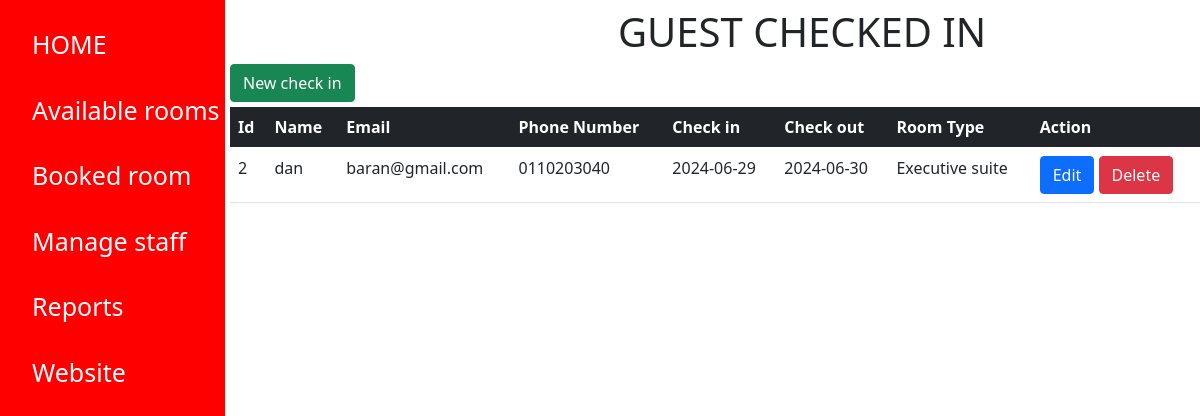
The app's page /admin/index.php with its own data.
### tables this page shows
CREATE TABLE `bookings` (
  `id` int(11) NOT NULL,
  `name` varchar(50) NOT NULL,
  `email` varchar(50) NOT NULL,
  `mobile` varchar(50) NOT NULL,
  `check_in` date NOT NULL,
  `check_out` date NOT NULL,
  `room` varchar(50) NOT NULL
);

### admin/index.php (the view, shortened to what this page needs)
<!DOCTYPE html>
<html>
<head>
<link rel="stylesheet" href="style.css">
<link href="https://cdn.jsdelivr.net/npm/bootstrap@5.0.2/dist/css/bootstrap.min.css" rel="stylesheet">
</head>
<body>
  <div class="sidenav">
    <p class="side"><a href="index.php">HOME</a></p>
    <p class="side"><a href="room.php">Available rooms</a></p>
    <p class="side"><a href="booked.php">Booked room</a></p>
    <p class="side"><a href="staff.php">Manage staff</a></p>
    <p class="side"><a href="report.php">Reports</a></p>
    <p class="side"><a href="../index.html">Website</a></p>
  </div>
<div class="main">
  <h1>GUEST CHECKED IN</h1>
  <a class="btn btn-success" style="margin-bottom: 5px" href="create.php">New check in</a>
<table class="table">
  <thead class="table-dark">
    <th>Id</th>
    <th>Name</th>
    <th>Email</th>
    <th>Phone Number</th>
    <th>Check in</th>
    <th>Check out</th>
    <th>Room Type</th>
    <th>Action</th>
  </thead>
  <tbody>
    <?php
      include("connection.php");
      $sql = "SELECT * FROM bookings";
      $result = $conn->query($sql);
      while($row = $result->fetch_assoc()) {
        echo"<tr>
         <td>" . $row["id"] . "</td>
         <td>" . $row["name"] . "</td>
         <td>" . $row["email"] . "</td>
         <td>" . $row["mobile"] . "</td>
         <td>" . $row["check_in"] . "</td>
         <td>" . $row["check_out"] . "</td>
         <td>" . $row["room"] . "</td>
         <td>
            <a href='update.php?id=$row[id]' class='btn btn-primary'>Edit</a>
            <a href='delete.php?id=$row[id]' class='btn btn-danger'>Delete</a>
         <tr>";
      }
    ?>
  </tbody>
</table>
</div>
</body>
</html>

### admin/style.css (style rules this page uses)
body { font-family: "Lato", sans-serif; }
.sidenav { height: 100%; width: 20%vw; position: fixed; z-index: 1; top: 0; left: 0; background-color: red; overflow-x: hidden; padding-top: 20px; }
.sidenav a { padding: 6px 6px 6px 32px; text-decoration: none; font-size: 25px; color: white; display: block; }
h1 { font-weight: bold; margin-left: 40%; text-transform: uppercase; }
.main { margin-top: 8px; margin-left: 230px; }

### records on screen
bookings: id "2", name "dan", email "baran@gmail.com", mobile "0110203040", check_in "2024-06-29", check_out "2024-06-30", room "Executive suite"
